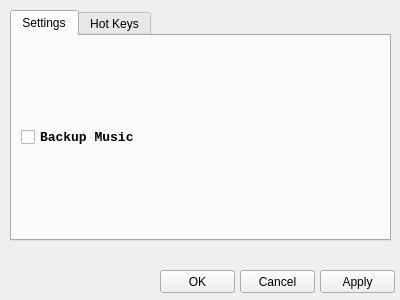
<?xml version="1.0" encoding="UTF-8"?>
<ui version="4.0">
 <class>Settings</class>
 <widget class="QWidget" name="Settings">
  <property name="geometry">
   <rect>
    <x>0</x>
    <y>0</y>
    <width>400</width>
    <height>300</height>
   </rect>
  </property>
  <property name="windowTitle">
   <string>Form</string>
  </property>
  <widget class="QTabWidget" name="tabWidget">
   <property name="geometry">
    <rect>
     <x>10</x>
     <y>10</y>
     <width>381</width>
     <height>231</height>
    </rect>
   </property>
   <property name="currentIndex">
    <number>0</number>
   </property>
   <widget class="QWidget" name="tab_setting">
    <attribute name="title">
     <string>Settings</string>
    </attribute>
    <layout class="QVBoxLayout" name="verticalLayout_4">
     <item>
      <widget class="QCheckBox" name="checkBox_isCopyFile">
       <property name="font">
        <font>
         <family>Consolas</family>
         <pointsize>10</pointsize>
         <weight>75</weight>
         <bold>true</bold>
        </font>
       </property>
       <property name="toolTip">
        <string>So even though you changed your music directionary, you can still play it without any issues</string>
       </property>
       <property name="text">
        <string>Backup Music</string>
       </property>
      </widget>
     </item>
    </layout>
   </widget>
   <widget class="QWidget" name="tab_hotKeys">
    <attribute name="title">
     <string>Hot Keys</string>
    </attribute>
    <layout class="QVBoxLayout" name="verticalLayout_2">
     <item>
      <widget class="QWidget" name="widget" native="true">
       <layout class="QHBoxLayout" name="horizontalLayout">
        <item>
         <widget class="QLineEdit" name="lineEdit">
          <property name="text">
           <string>Space</string>
          </property>
          <property name="readOnly">
           <bool>true</bool>
          </property>
         </widget>
        </item>
        <item>
         <widget class="QLabel" name="label">
          <property name="text">
           <string>Pause/Resume Musiuc</string>
          </property>
         </widget>
        </item>
       </layout>
      </widget>
     </item>
     <item>
      <widget class="QWidget" name="widget_2" native="true">
       <layout class="QHBoxLayout" name="horizontalLayout_2">
        <item>
         <widget class="QLineEdit" name="lineEdit_2">
          <property name="text">
           <string>Left Arrow</string>
          </property>
          <property name="readOnly">
           <bool>true</bool>
          </property>
         </widget>
        </item>
        <item>
         <widget class="QLabel" name="label_2">
          <property name="text">
           <string>Previous Music</string>
          </property>
         </widget>
        </item>
       </layout>
      </widget>
     </item>
     <item>
      <widget class="QWidget" name="widget_3" native="true">
       <layout class="QHBoxLayout" name="horizontalLayout_3">
        <item>
         <widget class="QLineEdit" name="lineEdit_3">
          <property name="text">
           <string>Right Arrow</string>
          </property>
         </widget>
        </item>
        <item>
         <widget class="QLabel" name="label_3">
          <property name="text">
           <string>Next Music</string>
          </property>
         </widget>
        </item>
       </layout>
      </widget>
     </item>
    </layout>
   </widget>
  </widget>
  <widget class="QPushButton" name="pushButton_cancel">
   <property name="geometry">
    <rect>
     <x>240</x>
     <y>270</y>
     <width>75</width>
     <height>23</height>
    </rect>
   </property>
   <property name="text">
    <string>Cancel</string>
   </property>
  </widget>
  <widget class="QPushButton" name="pushButton_OK">
   <property name="geometry">
    <rect>
     <x>160</x>
     <y>270</y>
     <width>75</width>
     <height>23</height>
    </rect>
   </property>
   <property name="text">
    <string>OK</string>
   </property>
  </widget>
  <widget class="QPushButton" name="pushButton_apply">
   <property name="geometry">
    <rect>
     <x>320</x>
     <y>270</y>
     <width>75</width>
     <height>23</height>
    </rect>
   </property>
   <property name="text">
    <string>Apply</string>
   </property>
  </widget>
 </widget>
 <resources/>
 <connections/>
</ui>
